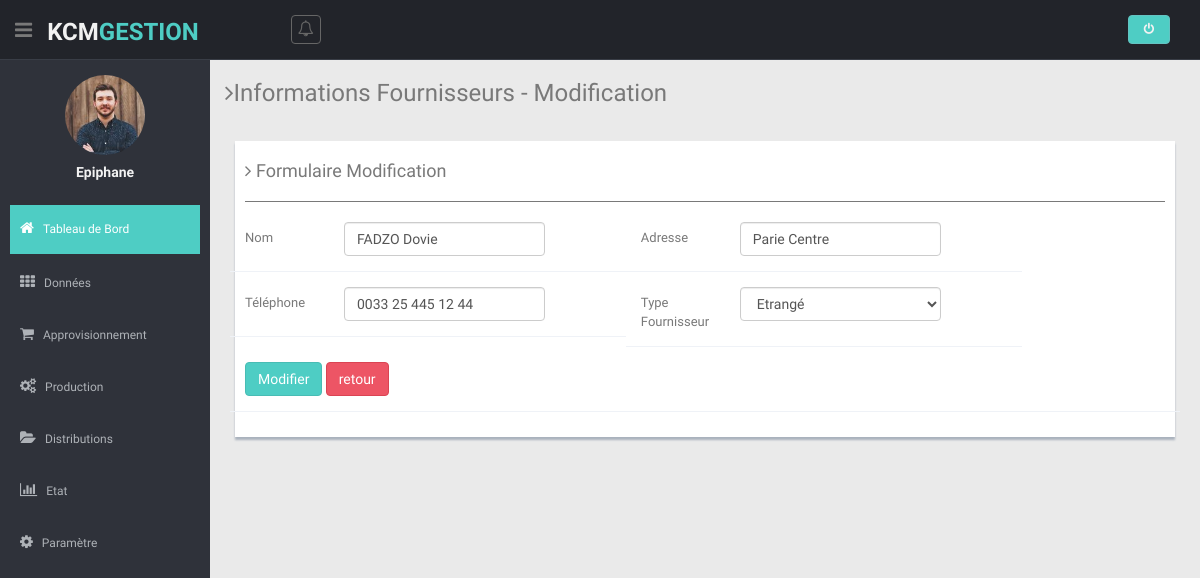
The app's page /views/upFournisseur.php?idUpdCompte=5 (signed in) with its own data.
### tables this page shows
CREATE TABLE `users` (
  `id_users` int(11) NOT NULL,
  `username` varchar(64) NOT NULL,
  `email` varchar(64) NOT NULL,
  `password` varchar(128) NOT NULL,
  `dateCreate` date DEFAULT NULL
);

CREATE TABLE `fournisseur` (
  `id_four` int(11) NOT NULL,
  `nom_four` varchar(64) NOT NULL,
  `adresse_four` varchar(128) DEFAULT NULL,
  `tel_four` varchar(255) NOT NULL,
  `typeFourni` varchar(16) NOT NULL,
  `user_create` varchar(32) DEFAULT NULL,
  `date_create` date DEFAULT NULL
);

### models/modelLogin.php (called while the page is built, shortened)
<?php
class DemoLib
{
    public function UserDetails($user_id)
    {
        try {
            $db = dbConnect();
            $query = $db->prepare("SELECT id_users, username, email FROM users WHERE id_users=:id_users");
            $query->bindParam("id_users", $user_id, PDO::PARAM_STR);
            $query->execute();
            if ($query->rowCount() > 0) {
                return $query->fetch(PDO::FETCH_OBJ);
            }
        } catch (PDOException $e) {
            exit($e->getMessage());
        }
    }
}

### models/modelFournisseur.php (called while the page is built, shortened)
<?php
class ModelFournisseurs
{
    public function idFourniseur($idFourni)
    {
        try {
            $db = dbConnect();
            $query = $db->prepare("SELECT * FROM fournisseur WHERE id_four=?");
            $query->execute(array($idFourni));
            if ($query->rowCount() > 0) {
                return $query->fetch(PDO::FETCH_OBJ);
            }
        } catch (PDOException $e) {
            exit($e->getMessage());
        }
    }
}

### controller/controllerFournisseur.php (called while the page is built, shortened)
<?php
require  '../models/modelFournisseur.php';
$fourniseurs = new ModelFournisseurs();
if (isset($_GET['idUpdCompte'])) {
    $idUp = $_GET['idUpdCompte'];
    $lireFournisseur = $fourniseurs->idFourniseur($idUp);
}

### views/upFournisseur.php (the view, shortened to what this page needs)
<?php $title = 'Fournisseurs';
require('head.php');
require('header.php');
require('sibar.php');
require('../controller/controllerFournisseur.php');
?>
<section class="wrapper">
    <h3><i class="fa fa-angle-right"></i>Informations Fournisseurs - Modification </h3>
    <div class="row mt">
        <div class="col-lg-12">
            <div class="form-panel">
                <h4><i class="fa fa-angle-right"></i> Formulaire Modification</h4>
                <hr>
                <div class=" form">
                    <form class="cmxform form-horizontal style-form" id="commentForm" method="POST" action="upFournisseur.php?idUpdCompte=<?= $lireFournisseur->id_four; ?>">
                        <div class="row">
                            <div class="col-xs-5 col-sm-5">
                                <div class="form-group ">
                                    <label for="cname" class="control-label col-lg-3">Nom </label>
                                    <div class="col-lg-7">
                                        <input class=" form-control" id="cname" name="nomFour" minlength="2" type="text" value="<?= $lireFournisseur->nom_four; ?>" />
                                    </div>
                                </div>
                            </div>
                            <div class="col-xs-5 col-sm-5">
                                <div class="form-group ">
                                    <label for="cname" class="control-label col-lg-3">Adresse</label>
                                    <div class="col-lg-7">
                                        <input class=" form-control" id="cname" name="adresseFour" minlength="2" type="text" value="<?= $lireFournisseur->adresse_four; ?>" />
                                    </div>
                                </div>
                            </div>
                        </div>
                        <div class="row">
                            <div class="col-xs-5 col-sm-5">
                                <div class="form-group ">
                                    <label for="cname" class="control-label col-lg-3">Téléphone</label>
                                    <div class="col-lg-7">
                                        <input class=" form-control" id="cname" name="telephoneFour" minlength="2" type="text" value="<?= $lireFournisseur->tel_four; ?>" />
                                    </div>
                                </div>
                            </div>
                            <div class="col-xs-5 col-sm-5">
                                <div class="form-group ">
                                    <label for="cname" class="control-label col-lg-3">Type Fournisseur</label>
                                    <div class="col-lg-7">
                                        <select class="form-control" name="typeFour">
                                            <option value="<?= $lireFournisseur->typeFourni; ?>"><?= $lireFournisseur->typeFourni; ?></option>
                                        </select>
                                    </div>
                                </div>
                            </div>
                        </div>
                        <div class="form-group">
                            <div class="col-lg-offset col-lg-8">
                                <button class="btn btn-theme" type="submit" name="btnUpdCompte">Modifier</button>
                                <a href="listeFournisseur.php" class="btn btn-theme04" type="reset">retour</a>
                            </div>
                        </div>
                    </form>
                </div>
            </div>
        </div>
    </div>
</section>
<?php require_once('foot.php'); ?>

### views/sibar.php (shortened to what this page needs)
<aside>
  <div id="sidebar" class="nav-collapse ">
    <ul class="sidebar-menu" id="nav-accordion">
      <p class="centered"><a href="profile.html"><img src="img/ui-sam.jpg" class="img-circle" width="80"></a></p>
      <h5 class="centered"><?= $user->username;
                            ?></h5>
      <li class="mt">
        <a class="active" href="accueil.php">
          <i class="fa fa-home"></i>
          <span>Tableau de Bord</span>
        </a>
      </li>
      <li class="sub-menu">
        <a href="javascript:;">
          <i class="fa fa-th"></i>
          <span>Données</span>
        </a>
      </li>
      <li class="sub-menu">
        <a href="javascript:;">
          <i class="fa fa-shopping-cart"></i>
          <span>Approvisionnement</span>
        </a>
      </li>
      <li class="sub-menu">
        <a href="javascript:;">
          <i class="fa fa-cogs"></i>
          <span>Production</span>
        </a>
      </li>
      <li class="sub-menu">
        <a href="javascript:;">
          <i class="fa fa-folder-open"></i>
          <span>Distributions</span>
        </a>
      </li>
      <li class="sub-menu">
        <a href="javascript:;">
          <i class="fa fa-bar-chart-o"></i>
          <span>Etat</span>
        </a>
      </li>
      <li class="sub-menu">
        <a href="javascript:;">
          <i class="fa fa-cog"></i>
          <span>Paramètre</span>
        </a>
      </li>
    </ul>
  </div>
</aside>
<section id="main-content">

### views/css/style.css (style rules this page uses)
body { color: #797979; background: #eaeaea; font-family: 'Ruda', sans-serif; padding: 0px !important; margin: 0px !important; font-size:13px; }
ul li { list-style: none; }
a, a:hover, a:focus { text-decoration: none; outline: none; }
.btn-theme { color: #fff; background-color: #4ECDC4; border-color: #48bcb4; }
.btn-theme04 { color: #fff; background-color: #ed5565; border-color: #da4453; }
hr { margin-top: 20px; margin-bottom: 20px; border: 0; border-top: 1px solid #797979; }
.centered { text-align: center; }
.mt { margin-top: 25px; }
#sidebar { width: 210px; height: 100%; position: fixed; background: #2f323a; }
#sidebar h5 { color: #f2f2f2; font-weight: 700; }
#sidebar ul li { position: relative; }
ul.sidebar-menu , ul.sidebar-menu li ul.sub { margin: -2px 0 0; padding: 0; }
ul.sidebar-menu { margin-top: 75px; }
ul.sidebar-menu li { margin-bottom: 5px; margin-left:10px; margin-right:10px; }
ul.sidebar-menu li.sub-menu { line-height: 15px; }
ul.sidebar-menu li a span { display: inline-block; }
ul.sidebar-menu li a { color: #aeb2b7; text-decoration: none; display: block; padding: 15px 0 15px 10px; font-size: 12px; outline: none; -webkit-transition: all 0.3s ease; -moz-transition: all 0.3s ease; -o-transition: all 0.3s ease; -ms-transition: all 0.3s ease; transition: all 0.3s ease; }
ul.sidebar-menu li a.active, ul.sidebar-menu li a:hover, ul.sidebar-menu li a:focus { background: #4ECDC4; color: #fff; display: block; -webkit-transition: all 0.3s ease; -moz-transition: all 0.3s ease; -o-transition: all 0.3s ease; -ms-transition: all 0.3s ease; transition: all 0.3s ease; }
ul.sidebar-menu li a i { font-size: 15px; padding-right: 6px; }
ul.sidebar-menu li a.active i { color: #fff; }
#main-content { margin-left: 210px; }
.wrapper { display: inline-block; margin-top: 60px; padding-left: 15px; padding-right: 15px; padding-bottom: 15px; padding-top: 0px; width: 100%; }
.form-panel { background: #ffffff; margin: 10px; padding: 10px; box-shadow: 0px 3px 2px #aab2bd; text-align: left; }
label { font-weight: 400; }
.form-horizontal.style-form .form-group { border-bottom: 1px solid #eff2f7; padding-bottom: 15px; margin-bottom: 15px; }
@media (min-width: 768px) { .form-horizontal .control-label { text-align: left; } }

### records on screen
users: username "Epiphane"
fournisseur: nomFour "FADZO Dovie", adresseFour "Parie Centre", telephoneFour "0033 25 445 12 44", typeFour "Etrangé"
